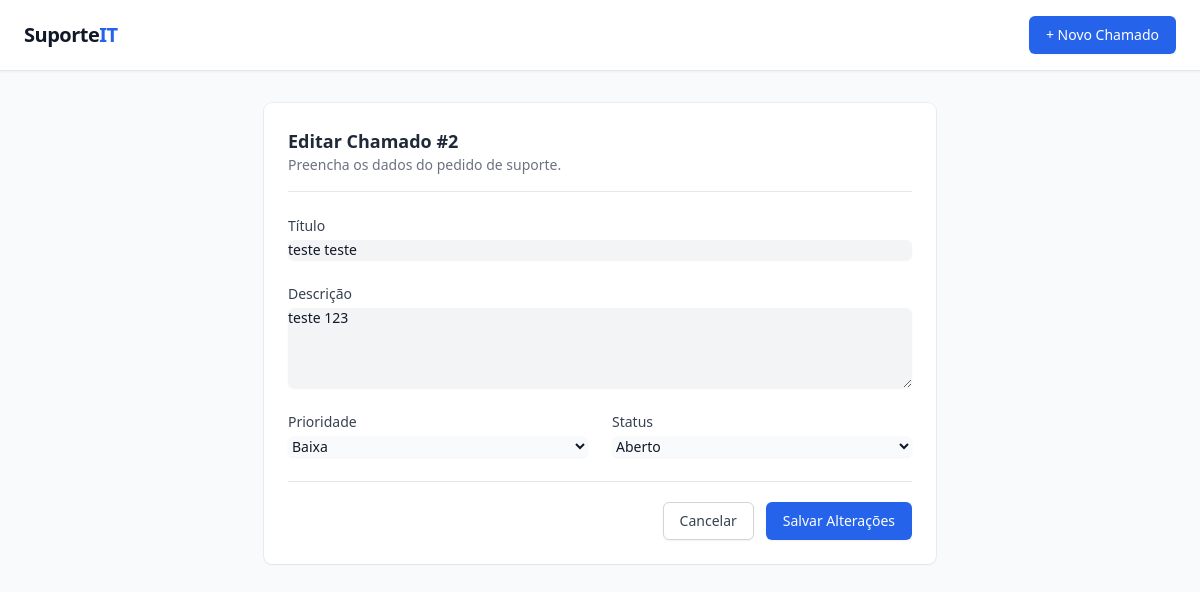
Before: /chamados/2/editar with the older database file.
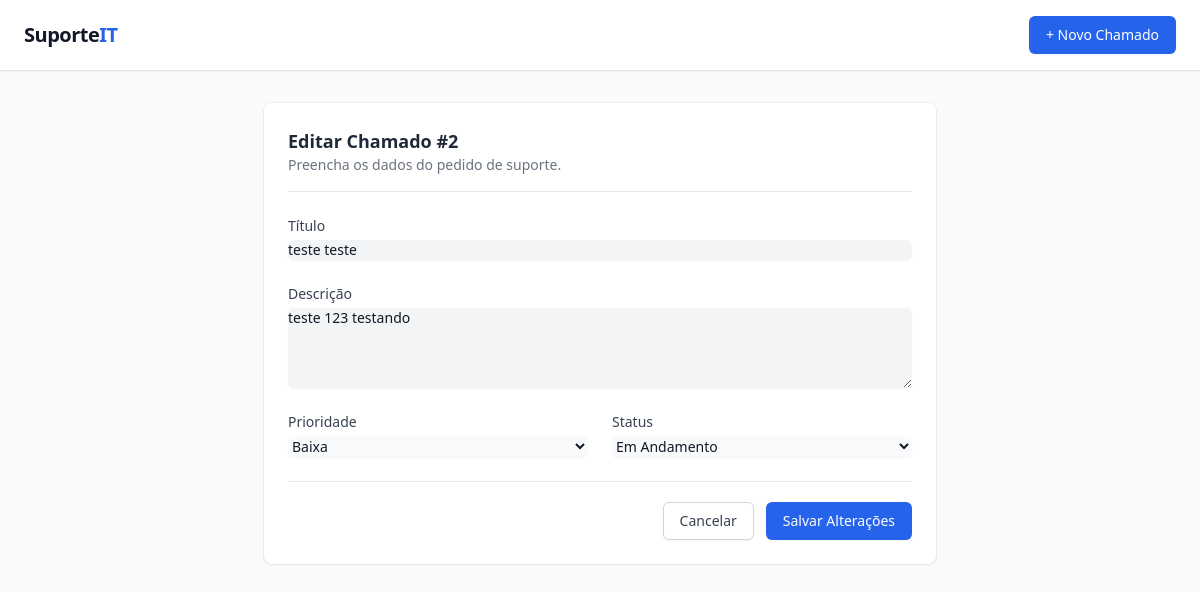
After: the same page with the newer database file.
### tables this page shows
CREATE TABLE chamados (
    id INTEGER PRIMARY KEY AUTOINCREMENT,
    titulo TEXT NOT NULL,
    descricao TEXT NOT NULL,
    prioridade TEXT NOT NULL,
    status TEXT NOT NULL,
    responsavel_id INTEGER NOT NULL,
    data_abertura TIMESTAMP NOT NULL DEFAULT CURRENT_TIMESTAMP,
    FOREIGN KEY (responsavel_id) REFERENCES responsaveis (id)
);

### app/controllers/chamado_controller.py (the view)
@bp.route('/chamados/<int:id>/editar', methods=['GET', 'POST'])
def editar_chamado(id):
    try:
        chamado = chamado_service.obter_chamado(id)
    except ValueError:
        flash("Chamado não encontrado.", "error")
        return redirect(url_for('chamado.dashboard'))
    form = ChamadoUpdateForm(obj=chamado)
    if form.validate_on_submit():
        try:
            dados = chamado_service.ChamadoUpdateDTO(
                chamado_id=id,
                titulo=form.titulo.data,
                descricao=form.descricao.data,
                prioridade=Prioridade(form.prioridade.data),
                status=Status(form.status.data)
            )
            chamado_service.atualizar_chamado(dados)
            flash("Chamado atualizado com sucesso!", "success")
            return redirect(url_for('chamado.visualizar_chamado', id=id))
        except Exception as e:
            flash(f"Erro ao atualizar chamado: {str(e)}", "error")
    elif request.method == 'GET':
        form.titulo.data = chamado.titulo
        form.descricao.data = chamado.descricao
        form.prioridade.data = chamado.prioridade.value
        form.status.data = chamado.status.value
    return render_template('chamado_form.html', form=form, title=f"Editar Chamado #{id}", chamado=chamado)

### app/forms.py
class ChamadoUpdateForm(FlaskForm):
    titulo = StringField('Título', validators=[DataRequired(), Length(min=5, max=100)])
    descricao = TextAreaField('Descrição', validators=[DataRequired(), Length(min=10)])
    prioridade = SelectField('Prioridade', choices=[(p.value, p.value) for p in Prioridade], validators=[DataRequired()])
    status = SelectField('Status', choices=[(s.value, s.value) for s in Status], validators=[DataRequired()])
    submit = SubmitField('Salvar Alterações')

### app/__init__.py (called while the page is built)
def create_app():
    app = Flask(__name__)
    app.config['SECRET_KEY'] = os.environ.get('SECRET_KEY', 'default-fallback-key-for-dev')
    csrf.init_app(app)
    @app.teardown_appcontext
    def close_db(e=None):
        database.close_db(e)
    from app.controllers import chamado_controller
    app.register_blueprint(chamado_controller.bp)
    return app

### app/repositories/chamado_repo.py (called while the page is built)
def obter_por_id(chamado_id: int) -> Optional[Chamado]:
    db = get_db()
    cursor = db.execute('SELECT * FROM chamados WHERE id = ?', (chamado_id,))
    row = cursor.fetchone()
    if row:
        return _row_to_chamado(row)
    return None

### app/templates/chamado_form.html (shortened to what this page needs)
{% extends "base.html" %}
{% block content %}
<div class="max-w-2xl mx-auto bg-white shadow-sm ring-1 ring-black ring-opacity-5 sm:rounded-lg p-6">
    <div class="mb-6 border-b border-gray-200 pb-4">
        <h2 class="text-lg font-semibold text-gray-800">{{ title }}</h2>
        <p class="text-sm text-gray-500">Preencha os dados do pedido de suporte.</p>
    </div>
    <form method="POST" action="" novalidate class="space-y-6">
        <div>
            {{ form.titulo.label(class="block text-sm font-medium text-gray-700 mb-1") }}
            {{ form.titulo(class="block w-full rounded-md border-gray-300 bg-gray-100 shadow-sm focus:border-blue-500 focus:ring-blue-500 sm:text-sm") }}
        </div>
        <div>
            {{ form.descricao.label(class="block text-sm font-medium text-gray-700 mb-1") }}
            {{ form.descricao(rows="4", class="block w-full rounded-md border-gray-300 bg-gray-100 shadow-sm focus:border-blue-500 focus:ring-blue-500 sm:text-sm") }}
        </div>
        <div class="grid grid-cols-1 sm:grid-cols-2 gap-6">
            <div>
                {{ form.prioridade.label(class="block text-sm font-medium text-gray-700 mb-1") }}
                {{ form.prioridade(class="block w-full rounded-md border-gray-300 bg-gray-50 shadow-sm focus:border-blue-500 focus:ring-blue-500 sm:text-sm") }}
            </div>
            {% if form.status %}
            <div>
                {{ form.status.label(class="block text-sm font-medium text-gray-700 mb-1") }}
                {{ form.status(class="block w-full rounded-md border-gray-300 bg-gray-50 shadow-sm focus:border-blue-500 focus:ring-blue-500 sm:text-sm") }}
            </div>
            {% endif %}
        </div>
        <div class="pt-5 border-t border-gray-200 flex items-center justify-end gap-3">
            <a href="{{ url_for('chamado.visualizar_chamado', id=chamado.id) if chamado else url_for('chamado.dashboard') }}" class="inline-flex justify-center rounded-md border border-gray-300 bg-white py-2 px-4 text-sm font-medium text-gray-700 shadow-sm hover:bg-gray-50 focus:outline-none focus:ring-2 focus:ring-blue-500 focus:ring-offset-2 transition-colors">Cancelar</a>
            {{ form.submit(class="inline-flex justify-center rounded-md border border-transparent bg-blue-600 py-2 px-4 text-sm font-medium text-white shadow-sm hover:bg-blue-700 focus:outline-none focus:ring-2 focus:ring-blue-500 focus:ring-offset-2 transition-colors") }}
        </div>
    </form>
</div>
{% endblock %}

Changed rows visible on the page:
changed chamados "teste teste": descricao "teste 123" → "teste 123 testando"; status "Aberto" → "Em Andamento"
